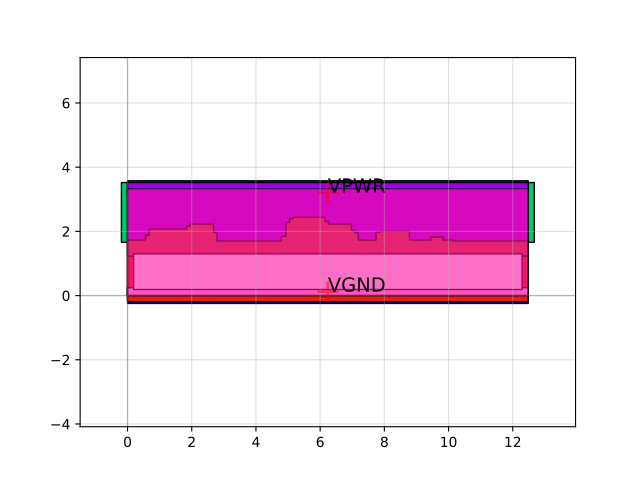

Source code (Python):
import sky130

c = sky130.components.sky130_fd_sc_hs__sdfxtp_4()
c.plot()
